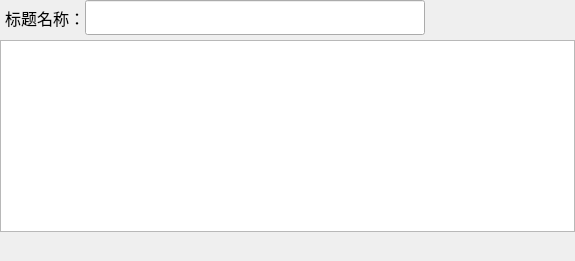
                      <widget class="QWidget" name="page_textEdit">
                       <layout class="QGridLayout" name="gridLayout_20">
                        <property name="leftMargin">
                         <number>0</number>
                        </property>
                        <property name="topMargin">
                         <number>0</number>
                        </property>
                        <property name="rightMargin">
                         <number>0</number>
                        </property>
                        <property name="bottomMargin">
                         <number>0</number>
                        </property>
                        <property name="horizontalSpacing">
                         <number>0</number>
                        </property>
                        <property name="verticalSpacing">
                         <number>5</number>
                        </property>
                        <item row="1" column="0">
                         <widget class="QTextEdit" name="context_edit">
                          <property name="font">
                           <font>
                            <family>微软雅黑</family>
                            <pointsize>12</pointsize>
                           </font>
                          </property>
                          <property name="contextMenuPolicy">
                           <enum>Qt::NoContextMenu</enum>
                          </property>
                          <property name="acceptDrops">
                           <bool>false</bool>
                          </property>
                          <property name="horizontalScrollBarPolicy">
                           <enum>Qt::ScrollBarAlwaysOff</enum>
                          </property>
                          <property name="readOnly">
                           <bool>true</bool>
                          </property>
                          <property name="markdown">
                           <string/>
                          </property>
                          <property name="acceptRichText">
                           <bool>true</bool>
                          </property>
                         </widget>
                        </item>
                        <item row="2" column="0">
                         <widget class="QLabel" name="lab_contextInfo">
                          <property name="minimumSize">
                           <size>
                            <width>0</width>
                            <height>24</height>
                           </size>
                          </property>
                          <property name="maximumSize">
                           <size>
                            <width>16777215</width>
                            <height>24</height>
                           </size>
                          </property>
                          <property name="font">
                           <font>
                            <family>微软雅黑</family>
                            <pointsize>10</pointsize>
                           </font>
                          </property>
                          <property name="text">
                           <string/>
                          </property>
                          <property name="alignment">
                           <set>Qt::AlignRight|Qt::AlignTop|Qt::AlignTrailing</set>
                          </property>
                          <property name="wordWrap">
                           <bool>false</bool>
                          </property>
                         </widget>
                        </item>
                        <item row="0" column="0">
                         <widget class="QWidget" name="widget_11" native="true">
                          <property name="minimumSize">
                           <size>
                            <width>0</width>
                            <height>35</height>
                           </size>
                          </property>
                          <property name="maximumSize">
                           <size>
                            <width>16777215</width>
                            <height>35</height>
                           </size>
                          </property>
                          <layout class="QGridLayout" name="gridLayout_25">
                           <property name="leftMargin">
                            <number>5</number>
                           </property>
                           <property name="topMargin">
                            <number>0</number>
                           </property>
                           <property name="rightMargin">
                            <number>0</number>
                           </property>
                           <property name="bottomMargin">
                            <number>0</number>
                           </property>
                           <property name="spacing">
                            <number>0</number>
                           </property>
                           <item row="0" column="0">
                            <widget class="QLabel" name="label_4">
                             <property name="minimumSize">
                              <size>
                               <width>0</width>
                               <height>35</height>
                              </size>
                             </property>
                             <property name="font">
                              <font>
                               <family>微软雅黑</family>
                               <pointsize>12</pointsize>
                               <bold>false</bold>
                              </font>
                             </property>
                             <property name="text">
                              <string>标题名称：</string>
                             </property>
                            </widget>
                           </item>
                           <item row="0" column="3">
                            <widget class="QWidget" name="widget_19" native="true">
                             <property name="minimumSize">
                              <size>
                               <width>100</width>
                               <height>0</height>
                              </size>
                             </property>
                             <layout class="QGridLayout" name="gridLayout_36">
                              <property name="leftMargin">
                               <number>0</number>
                              </property>
                              <property name="topMargin">
                               <number>5</number>
                              </property>
                              <property name="rightMargin">
                               <number>0</number>
                              </property>
                              <property name="bottomMargin">
                               <number>0</number>
                              </property>
                              <property name="horizontalSpacing">
                               <number>6</number>
                              </property>
                              <property name="verticalSpacing">
                               <number>0</number>
                              </property>
                              <item row="0" column="0">
                               <widget class="QLabel" name="lab_saveLoading">
                                <property name="minimumSize">
                                 <size>
                                  <width>24</width>
                                  <height>24</height>
                                 </size>
                                </property>
                                <property name="maximumSize">
                                 <size>
                                  <width>24</width>
                                  <height>24</height>
                                 </size>
                                </property>
                                <property name="text">
                                 <string/>
                                </property>
                               </widget>
                              </item>
                              <item row="0" column="1">
                               <widget class="QLabel" name="lab_saveLoadingTip">
                                <property name="minimumSize">
                                 <size>
                                  <width>70</width>
                                  <height>24</height>
                                 </size>
                                </property>
                                <property name="maximumSize">
                                 <size>
                                  <width>70</width>
                                  <height>24</height>
                                 </size>
                                </property>
                                <property name="font">
                                 <font>
                                  <family>微软雅黑</family>
                                  <pointsize>9</pointsize>
                                  <bold>true</bold>
                                 </font>
                                </property>
                                <property name="text">
                                 <string/>
                                </property>
                               </widget>
                              </item>
                             </layout>
                            </widget>
                           </item>
                           <item row="0" column="1">
                            <widget class="QLineEdit" name="context_title_edit">
                             <property name="minimumSize">
                              <size>
                               <width>340</width>
                               <height>34</height>
                              </size>
                             </property>
                             <property name="maximumSize">
                              <size>
                               <width>340</width>
                               <height>35</height>
                              </size>
                             </property>
                             <property name="font">
                              <font>
                               <family>微软雅黑</family>
                               <pointsize>10</pointsize>
                              </font>
                             </property>
                             <property name="contextMenuPolicy">
                              <enum>Qt::NoContextMenu</enum>
                             </property>
                             <property name="acceptDrops">
                              <bool>false</bool>
                             </property>
                             <property name="frame">
                              <bool>true</bool>
                             </property>
                             <property name="readOnly">
                              <bool>true</bool>
                             </property>
                            </widget>
                           </item>
                           <item row="0" column="4">
                            <spacer name="horizontalSpacer_31">
                             <property name="orientation">
                              <enum>Qt::Horizontal</enum>
                             </property>
                             <property name="sizeHint" stdset="0">
                              <size>
                               <width>40</width>
                               <height>20</height>
                              </size>
                             </property>
                            </spacer>
                           </item>
                           <item row="0" column="2">
                            <spacer name="horizontalSpacer_4">
                             <property name="orientation">
                              <enum>Qt::Horizontal</enum>
                             </property>
                             <property name="sizeType">
                              <enum>QSizePolicy::Minimum</enum>
                             </property>
                             <property name="sizeHint" stdset="0">
                              <size>
                               <width>10</width>
                               <height>20</height>
                              </size>
                             </property>
                            </spacer>
                           </item>
                          </layout>
                         </widget>
                        </item>
                       </layout>
                      </widget>
